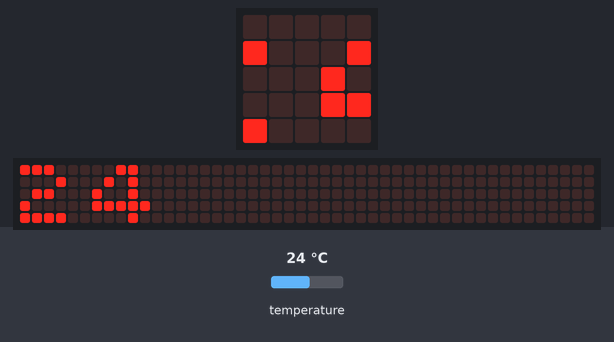
A program run on a simulated BBC micro:bit (MakeCode). Parts: the board's 5×5 LED display, a strip that is not on the board, showing the scrolling text unrolled. The test bench sets the inputs (shaded band); at power-on: temperature 24 °C. The 48×5 strip is a reading aid, not a part: it shows the text the display is scrolling, unrolled, one strip-width of it at a time.

Above: at 1.27 s.
1.3 s: temperature set to 4 °C
At 3.9 s:
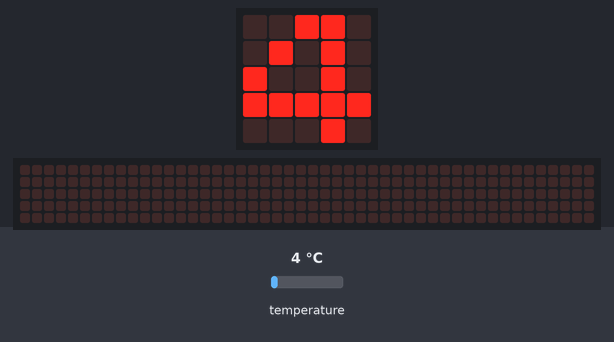
4.7 s: temperature set to 33 °C
At 5.9 s:
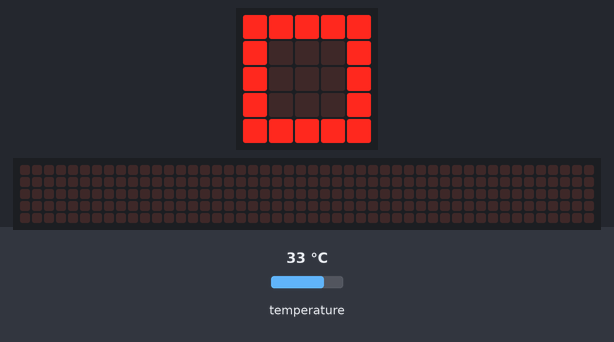
7.5 s: temperature set to 12 °C
At 11.25 s:
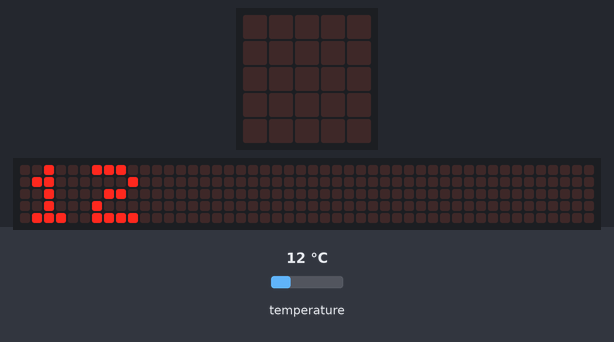

Measured:
- after the input at 1.3 s, the display: first differs from a run without the input after 1.4 s (image 1 shows a later state)
- after the input at 4.7 s, the display: changes after 0.74 s (image 2)
- after the input at 7.5 s, the display: first differs from a run without the input after 1.3 s (image 3 shows a later state)
- what the display in image 1 shows lasts 0.8 s, from 3.3 s to 4.1 s
- what the display in image 2 shows lasts 0.7 s, from 5.4 s to 6.1 s
- what the display in image 3 shows lasts 0.5 s, from 11.0 s to 11.5 s

The program:

main.ts
```typescript
let temperatura = 0
music.setVolume(105)
basic.forever(function () {

})
basic.forever(function () {
    temperatura = input.temperature()
    basic.showNumber(input.temperature())
    if (input.temperature() < 5) {
        basic.showIcon(IconNames.Chessboard)
    }
    if (input.temperature() > 30) {
        basic.showIcon(IconNames.Square)
    }
})
```

test.ts
```typescript
// aquí va el archivo "tests"; esto no se compilará cuando este paquete se utilice como una extensión.
```
